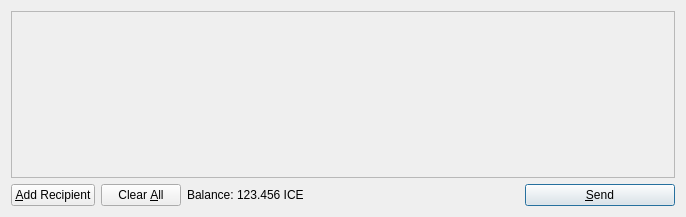
<?xml version="1.0" encoding="UTF-8"?>
<ui version="4.0">
 <class>SendCoinsDialog</class>
 <widget class="QDialog" name="SendCoinsDialog">
  <property name="geometry">
   <rect>
    <x>0</x>
    <y>0</y>
    <width>686</width>
    <height>217</height>
   </rect>
  </property>
  <property name="windowTitle">
   <string>Send Coins</string>
  </property>
  <layout class="QVBoxLayout" name="verticalLayout">
   <item>
    <widget class="QScrollArea" name="scrollArea">
     <property name="widgetResizable">
      <bool>true</bool>
     </property>
     <widget class="QWidget" name="scrollAreaWidgetContents">
      <property name="geometry">
       <rect>
        <x>0</x>
        <y>0</y>
        <width>666</width>
        <height>165</height>
       </rect>
      </property>
      <layout class="QVBoxLayout" name="verticalLayout_2">
       <property name="margin">
        <number>0</number>
       </property>
       <item>
        <layout class="QVBoxLayout" name="entries">
         <property name="spacing">
          <number>6</number>
         </property>
        </layout>
       </item>
       <item>
        <spacer name="verticalSpacer">
         <property name="orientation">
          <enum>Qt::Vertical</enum>
         </property>
         <property name="sizeHint" stdset="0">
          <size>
           <width>20</width>
           <height>40</height>
          </size>
         </property>
        </spacer>
       </item>
      </layout>
     </widget>
    </widget>
   </item>
   <item>
    <layout class="QHBoxLayout" name="horizontalLayout">
     <item>
      <widget class="QPushButton" name="addButton">
       <property name="toolTip">
        <string>Send to multiple recipients at once</string>
       </property>
       <property name="text">
        <string>&amp;Add Recipient</string>
       </property>
       <property name="icon">
        <iconset resource="../bitcoin.qrc">
         <normaloff>:/icons/add</normaloff>:/icons/add</iconset>
       </property>
       <property name="autoDefault">
        <bool>false</bool>
       </property>
      </widget>
     </item>
     <item>
      <widget class="QPushButton" name="clearButton">
       <property name="sizePolicy">
        <sizepolicy hsizetype="Minimum" vsizetype="Fixed">
         <horstretch>0</horstretch>
         <verstretch>0</verstretch>
        </sizepolicy>
       </property>
       <property name="toolTip">
        <string>Remove all transaction fields</string>
       </property>
       <property name="text">
        <string>Clear &amp;All</string>
       </property>
       <property name="icon">
        <iconset resource="../bitcoin.qrc">
         <normaloff>:/icons/remove</normaloff>:/icons/remove</iconset>
       </property>
       <property name="autoRepeatDelay">
        <number>300</number>
       </property>
       <property name="autoDefault">
        <bool>false</bool>
       </property>
      </widget>
     </item>
     <item>
      <layout class="QHBoxLayout" name="horizontalLayout_2">
       <property name="spacing">
        <number>3</number>
       </property>
       <item>
        <widget class="QLabel" name="label">
         <property name="text">
          <string>Balance:</string>
         </property>
        </widget>
       </item>
       <item>
        <widget class="QLabel" name="labelBalance">
         <property name="cursor">
          <cursorShape>IBeamCursor</cursorShape>
         </property>
         <property name="text">
          <string>123.456 ICE</string>
         </property>
         <property name="textInteractionFlags">
          <set>Qt::LinksAccessibleByMouse|Qt::TextSelectableByKeyboard|Qt::TextSelectableByMouse</set>
         </property>
        </widget>
       </item>
      </layout>
     </item>
     <item>
      <spacer name="horizontalSpacer">
       <property name="orientation">
        <enum>Qt::Horizontal</enum>
       </property>
       <property name="sizeHint" stdset="0">
        <size>
         <width>40</width>
         <height>20</height>
        </size>
       </property>
      </spacer>
     </item>
     <item>
      <widget class="QPushButton" name="sendButton">
       <property name="minimumSize">
        <size>
         <width>150</width>
         <height>0</height>
        </size>
       </property>
       <property name="toolTip">
        <string>Confirm the send action</string>
       </property>
       <property name="text">
        <string>&amp;Send</string>
       </property>
       <property name="icon">
        <iconset resource="../bitcoin.qrc">
         <normaloff>:/icons/send</normaloff>:/icons/send</iconset>
       </property>
       <property name="default">
        <bool>true</bool>
       </property>
      </widget>
     </item>
    </layout>
   </item>
  </layout>
 </widget>
 <resources>
  <include location="../bitcoin.qrc"/>
 </resources>
 <connections/>
</ui>
